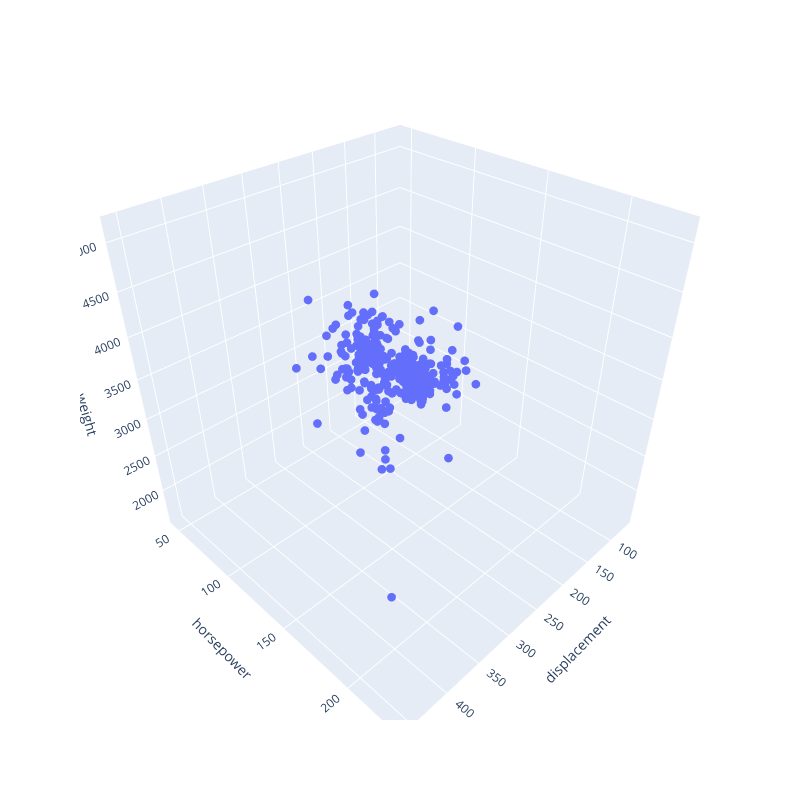

Notebook source saved alongside this figure:
### Markdown cell above
Three features (3-dimensional scatter plot):

````{dropdown} Click to see the code
:open: false
```python
fig = px.scatter_3d(mpg, x="displacement", y="horsepower", z="weight",
                    width=800, height=800)
fig.update_traces(marker=dict(size=3))
```
````

### Code cell
fig = px.scatter_3d(mpg, x="displacement", y="horsepower", z="weight",
                    width=800, height=800)
fig.update_traces(marker=dict(size=3))

### Figure 1 — Plotly figure (JSON) as saved in the notebook; plotly's stock layout.template omitted (floating-point values rounded to 4 significant figures; data arrays with more than 128 entries replaced by an {"elided": "..."} marker saying what was removed)
{"data": [{"hovertemplate": "displacement=%{x}<br>horsepower=%{y}<br>weight=%{z}<extra></extra>", "legendgroup": "", "marker": {"color": "#636efa", "size": 3, "symbol": "circle"}, "mode": "markers", "name": "", "scene": "scene", "showlegend": false, "type": "scatter3d", "x": {"elided": "392 float values"}, "y": {"elided": "392 float values"}, "z": {"elided": "392 int values"}}], "layout": {"height": 800, "legend": {"tracegroupgap": 0}, "margin": {"t": 60}, "scene": {"domain": {"x": [0, 1], "y": [0, 1]}, "xaxis": {"title": {"text": "displacement"}}, "yaxis": {"title": {"text": "horsepower"}}, "zaxis": {"title": {"text": "weight"}}}, "width": 800}}
